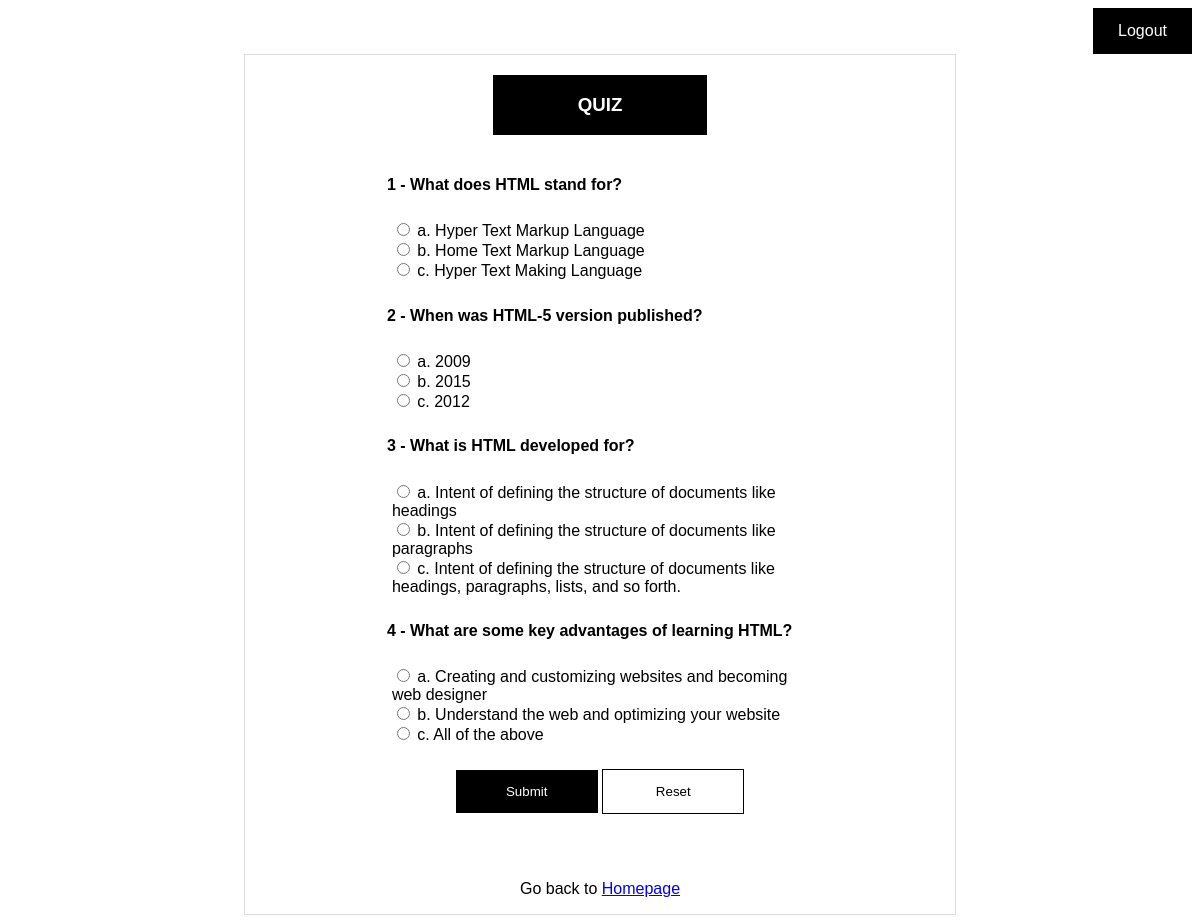
Screenshot of /quiz.php?qid=1 (signed in) with the database file from the repository.
### tables this page shows
CREATE TABLE `quizes` (
  `sno` varchar(12) NOT NULL,
  `qid` int(10) NOT NULL,
  `qno` varchar(10) NOT NULL,
  `ques` mediumtext NOT NULL,
  `opt1` mediumtext NOT NULL,
  `opt2` mediumtext NOT NULL,
  `opt3` mediumtext NOT NULL,
  `ans` mediumtext NOT NULL
);

### quiz.php (the view, shortened to what this page needs)
<?php
include 'config.php';
if(!isset($_SESSION['loggedin']) || $_SESSION['loggedin'] != true){
  echo'<div class="container" style="margin:auto ; margin-top:150px; text-align:center; width:40%; border: 2px solid #ddd; padding:30px 30px 30px 30px; font-family: Arial, Helvetica, sans-serif;">
  <h1 style="color:red;">Quiz cannot be accessed without logging in</h1>
  <h3 style="color:black;">Please <a href="index.php"> Login </a>if you already have registered</h3>
  <h3 style="color:black;">Not a member? <a href="register.php">Register Here</a></h3>
  </div>';
}
else{
$email = $_SESSION['email'];
$score = 0;
if ( $_SERVER["REQUEST_METHOD"] == "POST" ){
  echo'
  <!doctype html>
  <html lang="en">
    <head>
    <style>
  body {font-family: Arial, Helvetica, sans-serif;}
  .logout{
    background-color: black;
    color: white;
    padding: 14px 25px;
    text-align: center;
    text-decoration: none;
    display: inline-block;
    margin: auto;
  }
  #logout{
    text-align: right;
  }
  #quiz {
    font-family: Arial, Helvetica, sans-serif;
    border-collapse: collapse;
    width: 60%;
    margin: auto;
  }
      .quiz{
        border: 1px solid #ddd;
        width: 60%;
        margin: auto;
        text-align: center;
      }
      #quiz td{
    padding: 5px;
    margin-bottom: 5px;
    text-align: left;
  }
  #quiz th {
    text-align: left;
    padding: 0px;
  }
      </style>
      <title>Quiz</title>
      <meta charset="UTF-8">
    </head>
    <body>
  <div class="container" id="logout">
    <a class="logout" href="logout.php">Logout</a>
    </div>
      <div class="container quiz">
      <div class="container" style="text-align:center; margin:auto; margin-bottom:50px;">
  <form>
  <table id="quiz">';
  $qid = $_GET['qid'];
  foreach($_POST as $key => $value) {
$sql = "Select * from quizes where sno='$key'";
$result = mysqli_query($conn , $sql);
$row=mysqli_fetch_assoc($result);
$ans = $row['ans'];
$qid = $row['qid'];
$sno = $row['sno'];
$qno = $row['qno'];
$ques = $row['ques'];
$opt1 = $row['opt1'];
$opt2 = $row['opt2'];
$opt3 = $row['opt3'];
  echo
  '<tr>
  <th> <h4>'.$qno.' - '.$ques.'</h4> </th>
  </tr>';
  if($value == $ans && $value == $opt1){
    $score++;
  echo'<tr>
  <td style="color:green; font-weight: bold;">
   <input required type="radio" id="option1" name="'.$sno.'" class="radiooptions" value="'.$opt1.'"/> '.$opt1.'<span style="font-size:20px;">&#9989;</span></br></td></tr>';
  }
  elseif($value !== $ans && $value == $opt1){
    echo'<tr>
  <td style="font-weight: bold; color:red">
   <input required type="radio" id="option1" name="'.$sno.'" class="radiooptions" value="'.$opt1.'"/> '.$opt1.'<span style="font-size:20px;">&#10060;</span></br></td></tr>';
  }
  elseif($value !== $ans && $ans == $opt1){
    echo'<tr>
  <td style="font-weight: bold; color:green">
   <input required type="radio" id="option1" name="'.$sno.'" class="radiooptions" value="'.$opt1.'"/> '.$opt1.'</br>
   </td></tr>';
  }
  else{
    echo'<tr>
  <td>
   <input required type="radio" id="option1" name="'.$sno.'" class="radiooptions" value="'.$opt1.'"/> '.$opt1.'</br></td></tr>';
  }
  if($value == $ans && $value == $opt2){
    $score++;
  echo'<tr>
  <td style="font-weight: bold; color:green">
   <input  required type="radio" id="option1" name="'.$sno.'" class="radiooptions" value="'.$opt2.'"/> '.$opt2.'<span style="font-size:20px;">&#9989;</span></br>
   </td></tr>';
  }
  elseif($value !== $ans && $value == $opt2){
    echo'<tr>
  <td style="font-weight: bold; color:red">
   <input required type="radio" id="option1" name="'.$sno.'" class="radiooptions" value="'.$opt2.'"/> '.$opt2.'<span style="font-size:20px;">&#10060;</span></br>
   </td></tr>';
  }
  elseif($value !== $ans && $ans == $opt2){
    echo'<tr>
  <td style="font-weight: bold; color:green">
   <input required type="radio" id="option1" name="'.$sno.'" class="radiooptions" value="'.$opt2.'"/> '.$opt2.'</br>
   </td></tr>';
  }
  else{
    echo'<tr>
  <td>
   <input required type="radio" id="option1" name="'.$sno.'" class="radiooptions" value="'.$opt2.'"/> '.$opt2.'</br>
   </td></tr>';
  }
  if($value == $ans && $value == $opt3){
    $score++;
  echo'<tr style="font-weight: bold; color:green">
  <td>
   <input required type="radio" id="option1" name="'.$sno.'" class="radiooptions" value="'.$opt3.'"/> '.$opt3.'<span style="font-size:20px;">&#9989;</span></br>
   </td></tr>';
  }
  elseif($value !== $ans && $value == $opt3){
    echo'<tr style="font-weight: bold; color:red">
  <td>
   <input required type="radio" id="option1" name="'.$sno.'" class="radiooptions" value="'.$opt3.'"/> '.$opt3.'<span style="font-size:20px;">&#10060;</span></br>
   </td></tr>';
  }
  elseif($value !== $ans && $ans == $opt3){
    echo'<tr>
  <td style="font-weight: bold; color:green">
   <input required type="radio" id="option1" name="'.$sno.'" class="radiooptions" value="'.$opt3.'"/> '.$opt3.'</br>
   </td></tr>';}
  else{
    echo'<tr>
  <td>
   <input required type="radio" id="option1" name="'.$sno.'" class="radiooptions" value="'.$opt3.'"/> '.$opt3.'</br>
   </td></tr>';
  }
  }
  echo'
  </table>
  </form>
  <div style="text-align:center; margin-top:50px; color:black">
          <h3>YOU SCORED : '.$score.'/4</h3>
      </div>
  <div style="text-align:center"><p >Go back to <a href="userPage.php">Homepage</a><p></div>
  </div>
  </div>
    </body>
  </html>
  ';
if($qid == '1'){
  $sqlscr = "UPDATE users SET quiz1= '".$score."' WHERE email = '".$email."' ";
  $result = mysqli_query($conn, $sqlscr);}
  if($qid == '2'){
      $sqlscr = "UPDATE users SET quiz2= '".$score."' WHERE email = '".$email."' ";
      $result = mysqli_query($conn, $sqlscr);}
  if($qid == '3'){
      $sqlscr = "UPDATE users SET quiz3= '".$score."' WHERE email = '".$email."' ";
      $result = mysqli_query($conn, $sqlscr);}
  }
else{
echo'
<!doctype html>
<html>
  <head>
  <style>
body {font-family: Arial, Helvetica, sans-serif;}
.logout{
  background-color: black;
  color: white;
  padding: 14px 25px;
  text-align: center;
  text-decoration: none;
  display: inline-block;
  margin: auto;
}
#logout{
  text-align: right;
}
#quiz {
  font-family: Arial, Helvetica, sans-serif;
  border-collapse: collapse;
  width: 60%;
  margin: auto;
}
  .submit {
      background-color: black;
      color: white;
      padding: 14px 20px;
      margin-top: 20px;
      margin-bottom: 50px;
      border: none;
      cursor: pointer;
      width: 20%;
    }
    .reset {
      background-color: white;
      color: black;
      padding: 14px 20px;
      margin-top: 20px;
      margin-bottom: 50px;
      border: 1px solid black;
      cursor: pointer;
      width: 20%;
    }
    .quiz{
      border: 1px solid #ddd;
      width: 60%;
      margin: auto;
      text-align: center;
    }
    #quiz td{
  padding: 5px;
  margin-bottom: 5px;
  text-align: left;
}
#quiz th {
  text-align: left;
  padding: 0px;
}
    </style>
    <title>Quiz</title>
  </head>
  <body>
<div class="container" id="logout">
  <a class="logout" href="logout.php">Logout</a>
  </div>
    <div class="container quiz">
    <div class="container" style="text-align:center; margin:auto; margin-top:20px; margin-bottom:20px; background-color:black; color:white; padding:0.25px; width:30%">
<h3>QUIZ</h3>
</div>';
$qid = $_GET['qid'];
echo'
<form action="quiz.php?qid='.$qid.'" method="POST" >
<table id="quiz">';
$qid = $_GET['qid'];
$sql = "Select * from quizes where qid='$qid'";
$result = mysqli_query($conn , $sql);
while($row=mysqli_fetch_assoc($result)){
  $qno = $row['qno'];
  $sno = $row['sno'];
  $ques = $row['ques'];
  $opt1 = $row['opt1'];
  $opt2 = $row['opt2'];
  $opt3 = $row['opt3'];
echo
'<tr>
<th> <h4>'.$qno.' - '.$ques.'</h4> </th>
</tr>
<tr>
<td>
 <input required type="radio" id="option1" name="'.$sno.'" class="radiooptions" value="'.$opt1.'"/> '.$opt1.'</br>
<input required type="radio" id="option1" name="'.$sno.'" class="radiooptions" value="'.$opt2.'"/> '.$opt2.'</br>
<input required type="radio" id="option1" name="'.$sno.'" class="radiooptions" value="'.$opt3.'"/> '.$opt3.'</br>
</td>
</tr>';}
echo'
</table>
<button class="submit" type="submit">Submit</button>
<button class="reset" type="reset">Reset</button>
</form>
<div style="text-align:center;"><p >Go back to <a href="userPage.php">Homepage</a><p></div>
  </div>
</div>
  </body>
</html>
';
}
}
?>

### quiz.php (style rules this page uses)
body { font-family: Arial, Helvetica, sans-serif; }
.logout { background-color: black; color: white; padding: 14px 25px; text-align: center; text-decoration: none; display: inline-block; margin: auto; }
#logout { text-align: right; }
#quiz { font-family: Arial, Helvetica, sans-serif; border-collapse: collapse; width: 60%; margin: auto; }
.submit { background-color: black; color: white; padding: 14px 20px; margin-top: 20px; margin-bottom: 50px; border: none; cursor: pointer; width: 20%; }
.reset { background-color: white; color: black; padding: 14px 20px; margin-top: 20px; margin-bottom: 50px; border: 1px solid black; cursor: pointer; width: 20%; }
.quiz { border: 1px solid #ddd; width: 60%; margin: auto; text-align: center; }
#quiz td { padding: 5px; margin-bottom: 5px; text-align: left; }
#quiz th { text-align: left; padding: 0px; }

### rows the page displays
quizes: qno "1", ques "What does HTML stand for?", opt1 "a. Hyper Text Markup Language", opt2 "b. Home Text Markup Language", opt3 "c. Hyper Text Making Language"
quizes: qno "2", ques "When was HTML-5 version published?", opt1 "a. 2009", opt2 "b. 2015", opt3 "c. 2012"
quizes: qno "3", ques "What is HTML developed for?", opt1 "a. Intent of defining the structure of documents like headings", opt2 "b. Intent of defining the structure of documents like paragraphs", opt3 "c. Intent of defining the structure of documents like headings, paragraphs, lists, and so forth."
quizes: qno "4", ques "What are some key advantages of learning HTML?", opt1 "a. Creating and customizing websites and becoming web designer", opt2 "b. Understand the web and optimizing your website", opt3 "c. All of the above"
